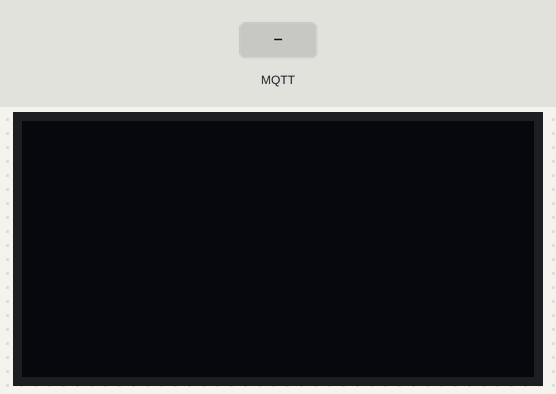
The program below on a simulated ESP32 board running MicroPython. Parts: 128×64 one-colour display. The test bench sets the inputs (shaded band). WiFi joins after 1.5 s; no MQTT or app messages arrive unless stated; library files of the repository ran but are not shown: ssd1306.py; what the program prints to the serial console is not drawn.

Above: at 2.8 s.
2.9 s: MQTT message "1" arrives on the first subscribed topic
At 4.3 s:
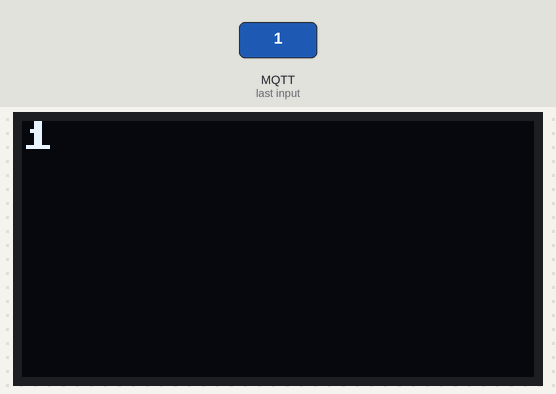
4.6 s: MQTT message "on" arrives on the first subscribed topic
At 5.4 s:
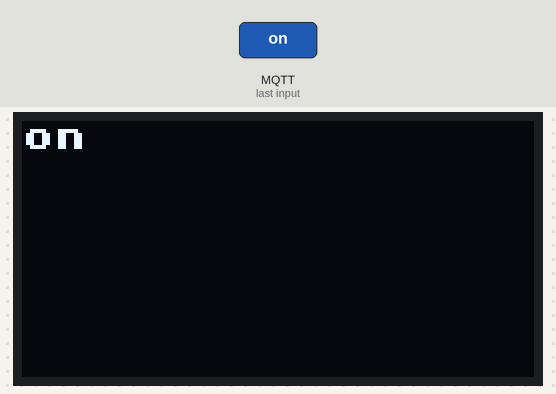
6.2 s: MQTT message "off" arrives on the first subscribed topic
At 7.7 s:
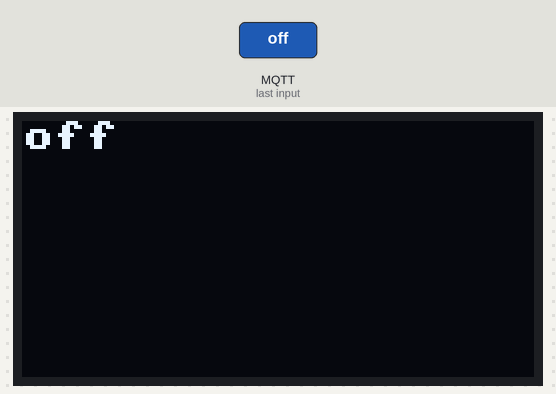
Timing chart, 0 to 9.2 s (numbered marks = the images above; inputs shaded):
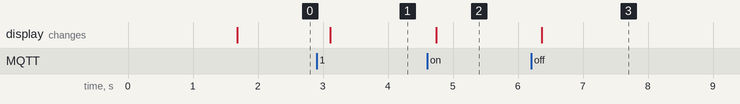

The program:

prj001.py
```python
#########################匯入模組#########################
from umqtt.simple import MQTTClient
import machine
from time import sleep
import mcu
import sys
from machine import Pin, ADC, I2C
import ssd1306  # 不用管黃色底線

#########################函式與類別定義#########################
msg = ""


def on_message(topic, msg_received):
    global msg
    msg = msg_received.decode("utf-8")
    topic = topic.decode("utf-8")
    print(f"my subscribe topic:{topic}, message: {msg}")


def wrap_text(text, max_width=64):
    """
    根據螢幕寬度自動換行
    假設每個字符寬度約8像素（預設字體）
    """
    chars_per_line = max_width // 8
    lines = []
    for i in range(0, len(text), chars_per_line):
        lines.append(text[i : i + chars_per_line])
    return lines


#########################宣告與設定#########################
wi = mcu.wifi()
wi.setup(ap_active=False, sta_active=True)
if wi.connect("SingularClass", "Singular#1234"):
    print(f"IP = {wi.ip}")
mqtt_client = mcu.MQTT(
    "Kao", "mqtt.singularinnovation-ai.com", "singular", "Singular#1234", 60
)
mqtt_client.connect()
mqtt_client.subscribe("hi", on_message)
gpio = mcu.gpio()
i2c = I2C(scl=Pin(gpio.D1), sda=Pin(gpio.D2))
oled = ssd1306.SSD1306_I2C(128, 64, i2c)
#########################主程式#########################
light_sensor_reading = 0
last_msg = ""

while True:
    mqtt_client.check_msg()
    sleep(0.1)  # 延遲0.1秒

    # 只在訊息改變時才更新螢幕
    if msg != last_msg:
        last_msg = msg
        oled.fill(0)  # 清除螢幕

        # 文字換行顯示
        lines = wrap_text(msg, max_width=128)
        for index, line in enumerate(lines):
            y_position = index * 8  # 每行間距8像素
            if y_position < 64:  # 確保不超出螢幕高度
                oled.text(line, 0, y_position)

        oled.show()  # 更新顯示內容
```

mcu.py
```python
import network
import sys
from machine import PWM, Pin
from umqtt.simple import MQTTClient


class gpio:
    def __init__(self):
        self._D0 = 16
        self._D1 = 5
        self._D2 = 4
        self._D3 = 0
        self._D4 = 2
        self._D5 = 14
        self._D6 = 12
        self._D7 = 13
        self._D8 = 15
        self._SDD3 = 10
        self._SDD2 = 9

    @property
    def D0(self):
        return self._D0

    @property
    def D1(self):
        return self._D1

    @property
    def D2(self):
        return self._D2

    @property
    def D3(self):
        return self._D3

    @property
    def D4(self):
        return self._D4

    @property
    def D5(self):
        return self._D5

    @property
    def D6(self):
        return self._D6

    @property
    def D7(self):
        return self._D7

    @property
    def D8(self):
        return self._D8

    @property
    def SDD3(self):
        return self._SDD3

    @property
    def SDD2(self):
        return self._SDD2


class wifi:
    def __init__(self, ssid=None, password=None):
        """
        初始化 WIFI 模組
        ssid: WIFI 名稱
        password: WIFI 密碼
        """
        self.sta = network.WLAN(network.STA_IF)
        self.ap = network.WLAN(network.AP_IF)
        self.ssid = ssid
        self.password = password
        self.ap_active = False
        self.sta_active = False
        self.ip = None

    def setup(self, ap_active=False, sta_active=False):
        """
        設定WIFI模組
        ap_active: 是否啟用AP模式
        sta_active: 是否啟用STA模式
        使用方法:
        wi.setup(ap_active = True|False, sta_active = True|False)
        ||是or,&&是and.在語意上|是or,可是寫程式時要是||
        """
        self.ap_active = ap_active
        self.sta_active = sta_active
        self.ap.active(self.ap_active)
        self.sta.active(self.sta_active)

    def scan(self):
        """
        搜尋 WIFI
        返回: WIFI 列表

        使用方法:
        wi.scan()
        """
        if self.sta_active:
            wifi_list = self.sta.scan()
            print("Scan result:")
            for i in range(len(wifi_list)):
                print(wifi_list[i][0])
        else:
            print("STA 模式未啟用")

    def connect(self, ssid=None, password=None) -> bool:
        """
        連接 WIFI
        ssid: WIFI 名稱
        password: WIFI 密碼

        使用方法:
        wi.connect("WIFI_NAME", "PASSWORD")
        或在初始化時有設定過就可以不用再設定
        wi.connect()
        """
        ssid = ssid if ssid is not None else self.ssid
        password = password if password is not None else self.password

        if not self.sta_active:
            print("STA 模式未啟動")
            return False
        if ssid is None or password is None:
            print("SSID(WIFI名稱) 或密碼未設定")
            return False
        if self.sta_active:
            self.sta.connect(ssid, password)
            while not (self.sta.isconnected()):
                pass
            self.ip = self.sta.ifconfig()[0]  # 取得IP位址
            print("connect successfully", self.sta.ifconfig())
            return True


class LED:
    def __init__(self, r_pin, g_pin, b_pin, pwm: bool = False):
        """
        LED類別用於管理RGB LED

        屬性:
             RED(Pin):紅色LED。
             GREEN(Pin):綠色LED。
             BLUE(Pin):藍色LED。
        方法:
             __init__(r_pin, g_pin, b_pin, pwm=False):初始化LED。
             當 pwm=False 時，使用 Pin 控制 LED。
             當 pwm=True 時，使用 PWM 控制 LED。
             RED.value(value):設定紅色LED的狀態或亮度。
             GREEN.value(value):設定綠色LED的狀態或亮度。
             BLUE.value(value):設定藍色LED的狀態或亮度。
             RED.duty(duty):設定紅色LED的PWM佔空比(僅當 pwm=True 時可用)。
             GREEN.duty(duty):設定綠色LED的PWM佔空比(僅當 pwm=True 時可用)。
             BLUE.duty(duty):設定藍色LED的PWM佔空比( 僅當 pwm=True 時可用)。
        """
        self.pwm = pwm
        if pwm == False:
            self.RED = Pin(r_pin, Pin.OUT)
            self.GREEN = Pin(g_pin, Pin.OUT)
            self.BLUE = Pin(b_pin, Pin.OUT)
        else:
            frequency = 1000  # 設定 PWM 頻率為 1000Hz
            duty_cycle = 0
            self.RED = PWM(Pin(r_pin), freq=frequency, duty=duty_cycle)
            self.GREEN = PWM(Pin(g_pin), freq=frequency, duty=duty_cycle)
            self.BLUE = PWM(Pin(b_pin), freq=frequency, duty=duty_cycle)

    def LED_open(self, RED_value, GREEN_value, BLUE_value):
        """
        LED開啟方法
        LED_open(RED_value, GREEN_value, BLUE_value)
        例如:
        led = LED(r_pin=5, g_pin=6, b_pin=7, pwm=False)
        led.LED_open(1, 0, 0)  # 開啟RED_LED, 關閉GREEN_LED和BLUE_LED

        led = LED(r_pin=5, g_pin=6, b_pin=7, pwm=True)
        led.LED_open(512, 0, 0)  # 設定RED_LED亮度為512, 關閉GREEN_LED和BLUE_LED
        """
        if self.pwm == False:
            self.RED.value(RED_value)
            self.GREEN.value(GREEN_value)
            self.BLUE.value(BLUE_value)
        else:
            self.RED.duty(RED_value)
            self.GREEN.duty(GREEN_value)
            self.BLUE.duty(BLUE_value)


class MQTT:
    """
    MQTT類別用於管理MQTT連接
    屬性:
         client_id(str): 客戶端ID。
         server(str): MQTT伺服器地址。
         user(str): 使用者名稱。
         password(str): 使用者密碼。
         keepalive(int): 保持連線時間間隔。
    方法:
         connect(): 連接到MQTT伺服器。
         subscribe(topic, message): 訂閱主題並設置回調函式。
         check_msg(): 檢查是否有收到訊息並保持連線。
    """

    def __init__(self, client_id, server, user, password, keepalive):
        """
        初始化MQTT類別。
        client_id(str): MQTT客戶端ID。
        server(str): MQTT伺服器地址。
        user(str): 使用者名稱。
        password(str): 使用者密碼。
        keepalive(int): 保持連線時間間隔。
        """
        self.client_id = client_id
        self.server = server
        self.user = user
        self.password = password
        self.keepalive = keepalive
        self.client = MQTTClient(
            self.client_id,
            self.server,
            user=self.user,
            password=self.password,
            keepalive=self.keepalive,
        )

    def connect(self):
        """
        連接到MQTT伺服器。
        """
        try:
            self.client.connect()
        except:
            sys.exit()
        finally:  # 不論成功或失敗都會執行
            print("connected MQTT server")

    def subscribe(self, topic: str, on_message: function):
        """
        訂閱一個主題。

        參數:
        topic (str): 要訂閱的主題名稱。
        on_message (function): 收到訊息時要執行的回調函式。
        """
        self.client.set_callback(on_message)  # 設定接收訊息的時候要執行的函式
        self.client.subscribe(topic)  # 訂閱主題

    def check_msg(self):
        """
        檢查是否有收到訊息並保持連線。
        """
        self.client.check_msg()  # 檢查是否有收到訊息，有的話就執行回調函式
        self.client.ping()  # 發送ping給伺服器，保持連線
```

Measured:
- after the input at 2.9 s, the display: changes after 0.21 s (image 1)
- after the input at 4.6 s, the display: changes after 0.14 s (image 2)
- after the input at 6.2 s, the display: changes after 0.17 s (image 3)
